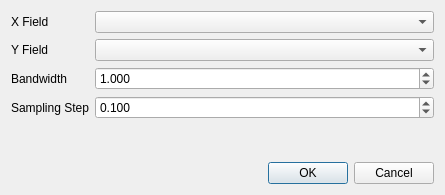
<?xml version="1.0" encoding="UTF-8"?>
<ui version="4.0">
 <class>ccComputeSmoothedTimeSeriesXYDlg</class>
 <widget class="QDialog" name="ccComputeSmoothedTimeSeriesXYDlg">
  <property name="geometry">
   <rect>
    <x>0</x>
    <y>0</y>
    <width>445</width>
    <height>195</height>
   </rect>
  </property>
  <property name="windowTitle">
   <string>Dialog</string>
  </property>
  <layout class="QVBoxLayout" name="verticalLayout">
   <item>
    <layout class="QFormLayout" name="formLayout">
     <item row="0" column="0">
      <widget class="QLabel" name="labelDistance">
       <property name="text">
        <string>X Field</string>
       </property>
      </widget>
     </item>
     <item row="0" column="1">
      <widget class="ScalarFieldsComboBox" name="comboX"/>
     </item>
     <item row="1" column="0">
      <widget class="QLabel" name="labelIntesity">
       <property name="text">
        <string>Y Field</string>
       </property>
      </widget>
     </item>
     <item row="1" column="1">
      <widget class="ScalarFieldsComboBox" name="comboY"/>
     </item>
     <item row="2" column="1">
      <widget class="QDoubleSpinBox" name="spinBandwidth">
       <property name="decimals">
        <number>3</number>
       </property>
       <property name="value">
        <double>1.000000000000000</double>
       </property>
      </widget>
     </item>
     <item row="3" column="1">
      <widget class="QDoubleSpinBox" name="spinSamplingStep">
       <property name="decimals">
        <number>3</number>
       </property>
       <property name="value">
        <double>0.100000000000000</double>
       </property>
      </widget>
     </item>
     <item row="2" column="0">
      <widget class="QLabel" name="labelBandWidth">
       <property name="text">
        <string>Bandwidth</string>
       </property>
      </widget>
     </item>
     <item row="3" column="0">
      <widget class="QLabel" name="labelSamplingStep">
       <property name="text">
        <string>Sampling Step</string>
       </property>
      </widget>
     </item>
    </layout>
   </item>
   <item>
    <widget class="QDialogButtonBox" name="buttonBox">
     <property name="orientation">
      <enum>Qt::Horizontal</enum>
     </property>
     <property name="standardButtons">
      <set>QDialogButtonBox::Cancel|QDialogButtonBox::Ok</set>
     </property>
    </widget>
   </item>
  </layout>
 </widget>
 <customwidgets>
  <customwidget>
   <class>ScalarFieldsComboBox</class>
   <extends>QComboBox</extends>
   <header location="global">helpers/ScalarFieldsComboBox.h</header>
  </customwidget>
 </customwidgets>
 <resources/>
 <connections>
  <connection>
   <sender>buttonBox</sender>
   <signal>accepted()</signal>
   <receiver>ccComputeSmoothedTimeSeriesXYDlg</receiver>
   <slot>accept()</slot>
   <hints>
    <hint type="sourcelabel">
     <x>248</x>
     <y>254</y>
    </hint>
    <hint type="destinationlabel">
     <x>157</x>
     <y>274</y>
    </hint>
   </hints>
  </connection>
  <connection>
   <sender>buttonBox</sender>
   <signal>rejected()</signal>
   <receiver>ccComputeSmoothedTimeSeriesXYDlg</receiver>
   <slot>reject()</slot>
   <hints>
    <hint type="sourcelabel">
     <x>316</x>
     <y>260</y>
    </hint>
    <hint type="destinationlabel">
     <x>286</x>
     <y>274</y>
    </hint>
   </hints>
  </connection>
 </connections>
</ui>
